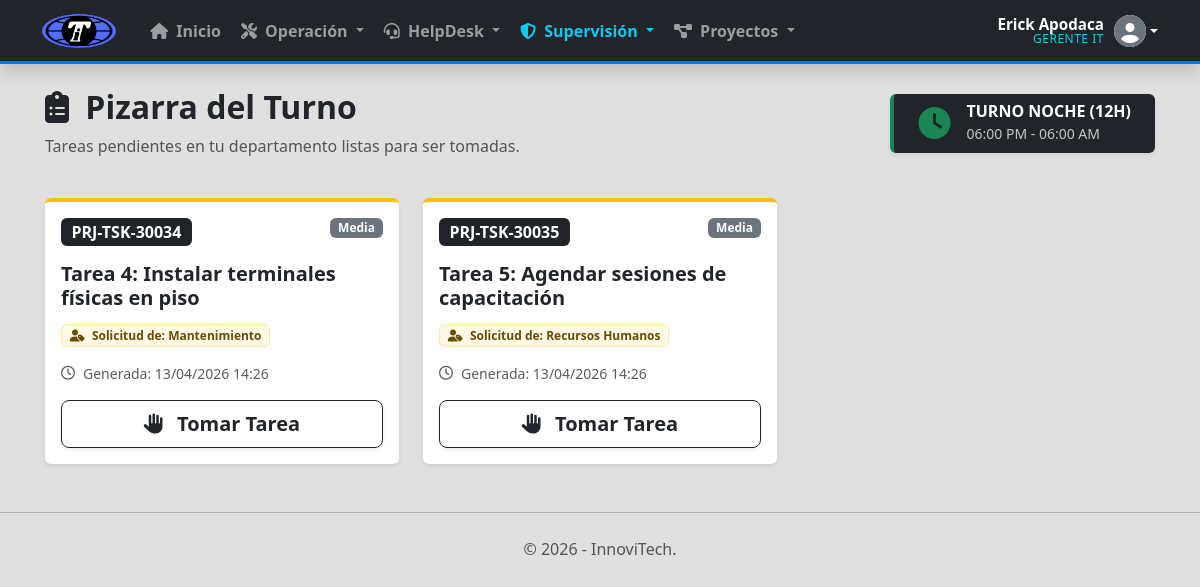
/TaskManager/shift_tasks_board.php (signed in), run on the app's committed database.
### tables this page shows
CREATE TABLE `shifts` (
  `Id` varchar(36) NOT NULL,
  `Name` varchar(100) NOT NULL,
  `StartTime` time NOT NULL,
  `EndTime` time NOT NULL,
  `PatternDescription` varchar(255) DEFAULT NULL,
  `IsActive` tinyint(1) DEFAULT 1,
  PRIMARY KEY (`Id`)
);

CREATE TABLE `activities` (
  `Id` char(36) NOT NULL,
  `Folio` varchar(20) NOT NULL,
  `StageId` char(36) DEFAULT NULL,
  `DependsOnActivityId` varchar(36) DEFAULT NULL,
  `TemplateId` char(36) DEFAULT NULL,
  `RequesterId` char(36) NOT NULL,
  `RequesterDepartmentId` char(36) NOT NULL,
  `PrimaryDepartmentId` char(36) NOT NULL,
  `ResponsibleId` char(36) DEFAULT NULL,
  `Name` varchar(200) NOT NULL,
  `SpecificActionPlan` text DEFAULT NULL,
  `StatusId` int(11) NOT NULL,
  `ProgressPercentage` int(11) DEFAULT 0,
  `PriorityId` int(11) NOT NULL,
  `TaskTypeId` int(11) DEFAULT NULL,
  `ProjectId` varchar(36) DEFAULT NULL,
  `StartDate` datetime DEFAULT NULL,
  `CommitmentDate` datetime DEFAULT NULL,
  `CompletedDate` datetime DEFAULT NULL,
  `RowVersion` datetime DEFAULT current_timestamp() ON UPDATE current_timestamp(),
  `IsDeleted` tinyint(1) NOT NULL DEFAULT 0,
  `DeletedAt` datetime DEFAULT NULL,
  `DeletedBy` char(36) DEFAULT NULL,
  PRIMARY KEY (`Id`),
  UNIQUE KEY `Folio` (`Folio`),
  KEY `FK_Activities_Requester` (`RequesterId`),
  KEY `FK_Activities_ReqDept` (`RequesterDepartmentId`),
  KEY `FK_Activities_Departments` (`PrimaryDepartmentId`),
  KEY `FK_Activities_Users` (`ResponsibleId`),
  KEY `FK_Activities_Templates` (`TemplateId`),
  KEY `FK_Activities_Statuses` (`StatusId`),
  KEY `FK_Activities_Priorities` (`PriorityId`),
  KEY `FK_Act_Stage` (`StageId`),
  KEY `FK_Act_Project` (`ProjectId`),
  KEY `FK_Act_Depends` (`DependsOnActivityId`),
  CONSTRAINT `FK_Act_Depends` FOREIGN KEY (`DependsOnActivityId`) REFERENCES `activities` (`Id`),
  CONSTRAINT `FK_Act_Project` FOREIGN KEY (`ProjectId`) REFERENCES `projects` (`Id`),
  CONSTRAINT `FK_Act_Stage` FOREIGN KEY (`StageId`) REFERENCES `projectstages` (`Id`),
  CONSTRAINT `FK_Activities_Departments` FOREIGN KEY (`PrimaryDepartmentId`) REFERENCES `departments` (`Id`),
  CONSTRAINT `FK_Activities_Priorities` FOREIGN KEY (`PriorityId`) REFERENCES `priorities` (`Id`),
  CONSTRAINT `FK_Activities_ReqDept` FOREIGN KEY (`RequesterDepartmentId`) REFERENCES `departments` (`Id`),
  CONSTRAINT `FK_Activities_Requester` FOREIGN KEY (`RequesterId`) REFERENCES `users` (`Id`),
  CONSTRAINT `FK_Activities_Statuses` FOREIGN KEY (`StatusId`) REFERENCES `statuses` (`Id`),
  CONSTRAINT `FK_Activities_Templates` FOREIGN KEY (`TemplateId`) REFERENCES `activitytemplates` (`Id`),
  CONSTRAINT `FK_Activities_Users` FOREIGN KEY (`ResponsibleId`) REFERENCES `users` (`Id`)
);

CREATE TABLE `priorities` (
  `Id` int(11) NOT NULL AUTO_INCREMENT,
  `Name` varchar(50) NOT NULL,
  PRIMARY KEY (`Id`),
  UNIQUE KEY `Name` (`Name`)
);

CREATE TABLE `departments` (
  `Id` char(36) NOT NULL,
  `PlantId` char(36) NOT NULL,
  `Name` varchar(100) NOT NULL,
  `IsDeleted` tinyint(1) NOT NULL DEFAULT 0,
  PRIMARY KEY (`Id`),
  KEY `FK_Departments_Plants` (`PlantId`),
  CONSTRAINT `FK_Departments_Plants` FOREIGN KEY (`PlantId`) REFERENCES `plants` (`Id`)
);

### TaskManager/shift_tasks_board.php (the view, shortened to what this page needs)
<?php
require_once 'conexion.php';
$deptoId = $_SESSION['DepartmentID'];
$sqlCurrentShift = "SELECT Name, StartTime, EndTime FROM Shifts
                    WHERE IsActive = 1
                    AND (
                        (StartTime < EndTime AND CURTIME() BETWEEN StartTime AND EndTime)
                        OR
                        (StartTime >= EndTime AND (CURTIME() >= StartTime OR CURTIME() <= EndTime))
                    ) LIMIT 1";
$turnoActual = $pdo->query($sqlCurrentShift)->fetch();
$sqlTasks = "SELECT a.Id, a.Folio, a.Name, a.RowVersion as CreatedAt, p.Name as Prioridad, d.Name as DeptoSolicitante
             FROM Activities a
             JOIN Priorities p ON a.PriorityId = p.Id
             LEFT JOIN Departments d ON a.RequesterDepartmentId = d.Id
             WHERE a.PrimaryDepartmentId = ? AND a.ResponsibleId IS NULL AND a.StatusId = 2
             ORDER BY p.Id DESC, a.RowVersion ASC";
$stmtTasks = $pdo->prepare($sqlTasks);
$stmtTasks->execute([$deptoId]);
$tareasDisponibles = $stmtTasks->fetchAll();
require 'layout.php';
?>
<div class="mt-4 mb-3">
    <div class="d-flex justify-content-between align-items-center flex-wrap gap-3">
        <div>
            <h2 class="fw-bold text-dark"><i class="fas fa-clipboard-list me-2"></i> Pizarra del Turno</h2>
            <p class="text-muted mb-0">Tareas pendientes en tu departamento listas para ser tomadas.</p>
        </div>
        <?php if ($turnoActual): ?>
            <div class="bg-dark text-white px-4 py-2 rounded shadow-sm border-start border-4 border-success d-flex align-items-center">
                <i class="fas fa-clock fa-2x me-3 text-success"></i>
                <div>
                    <h6 class="fw-bold mb-0 text-uppercase"><?= htmlspecialchars($turnoActual['Name']) ?></h6>
                    <small class="text-light opacity-75">
                        <?= date('h:i A', strtotime($turnoActual['StartTime'])) ?> - <?= date('h:i A', strtotime($turnoActual['EndTime'])) ?>
                    </small>
                </div>
            </div>
        <?php endif; ?>
    </div>
</div>
<div class="row g-4 mb-5 mt-2">
    <?php if (count($tareasDisponibles) > 0): ?>
        <?php foreach ($tareasDisponibles as $t): ?>
            <?php
                $esRutina = strpos($t['Folio'], 'RUT-') === 0;
                $borderColor = $esRutina ? 'border-primary' : 'border-warning';
                $badgeColor = $t['Prioridad'] == 'Crítica' ? 'bg-danger' : ($t['Prioridad'] == 'Alta' ? 'bg-warning text-dark' : 'bg-secondary');
            ?>
            <div class="col-md-6 col-xl-4">
                <div class="card shadow-sm border-0 h-100 border-top border-4 <?= $borderColor ?> transition-hover">
                    <div class="card-body d-flex flex-column">
                        <div class="d-flex justify-content-between align-items-start mb-2">
                            <span class="badge bg-dark fs-6"><?= $t['Folio'] ?></span>
                            <span class="badge <?= $badgeColor ?> px-2 py-1"><?= $t['Prioridad'] ?></span>
                        </div>
                        <h5 class="fw-bold text-dark mt-2 mb-1"><?= htmlspecialchars($t['Name']) ?></h5>
                        <div class="mb-3 mt-2">
                            <?php if($esRutina): ?>
                                <span class="badge bg-primary bg-opacity-10 text-primary border border-primary-subtle">
                                    <i class="fas fa-calendar-check me-1"></i> Mantenimiento Preventivo
                                </span>
                            <?php else: ?>
                                <span class="badge bg-warning bg-opacity-10 text-warning-emphasis border border-warning-subtle">
                                    <i class="fas fa-user-tag me-1"></i> Solicitud de: <?= htmlspecialchars($t['DeptoSolicitante']) ?>
                                </span>
                            <?php endif; ?>
                        </div>
                        <div class="d-flex align-items-center text-muted small mt-auto mb-3">
                            <i class="far fa-clock me-2"></i> Generada: <?= date('d/m/Y H:i', strtotime($t['CreatedAt'])) ?>
                        </div>
                        <form method="POST" action="shift_tasks_board.php">
                            <button type="submit" class="btn btn-outline-dark fw-bold w-100 btn-lg shadow-sm">
                                <i class="fas fa-hand-paper me-2"></i> Tomar Tarea
                            </button>
                        </form>
                    </div>
                </div>
            </div>
        <?php endforeach; ?>
    <?php endif; ?>
</div>
<?php require 'footer.php'; ?>

### TaskManager/layout.php (style rules this page uses)
body { background-color: #E0E0E0 !important; }

### TaskManager/shift_tasks_board.php (style rules this page uses)
.transition-hover { transition: transform 0.2s ease, box-shadow 0.2s ease; }

### data on the page
shifts: Name "TURNO NOCHE (12H)", StartTime "06:00 PM", EndTime "06:00 AM"
activities: Folio "PRJ-TSK-30034", PriorityId.Name "Media", Name "Tarea 4: Instalar terminales físicas en piso", RequesterDepartmentId.Name "Mantenimiento", RowVersion "13/04/2026 14:26"
activities: Folio "PRJ-TSK-30035", PriorityId.Name "Media", Name "Tarea 5: Agendar sesiones de capacitación", RequesterDepartmentId.Name "Recursos Humanos", RowVersion "13/04/2026 14:26"

### other printed values
$_SESSION['FullName'] "Erick Apodaca"
$_SESSION['JobTitle'] "GERENTE IT"
